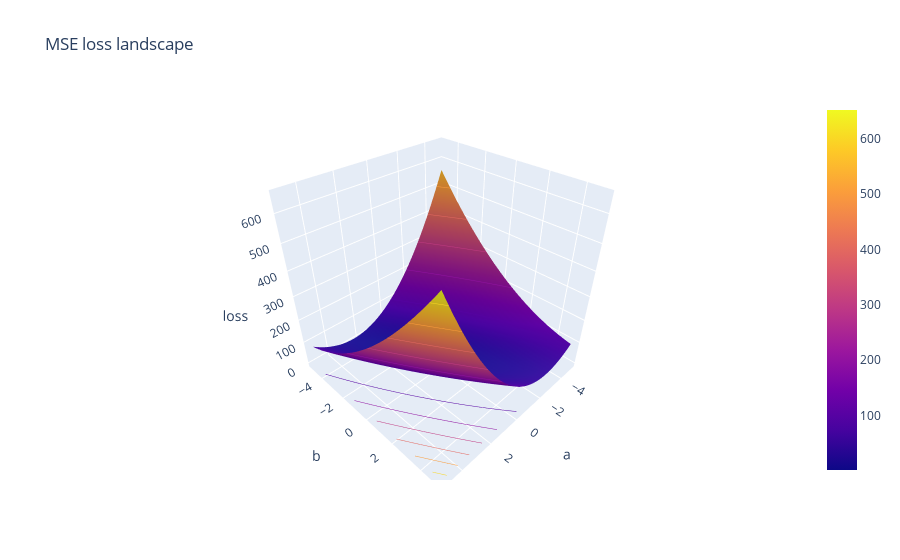

Notebook source saved alongside this figure:
### Code cell
# @title MSE loss landscape plot
fig = go.Figure(data=[go.Surface(z=mse_losses, x=a_range, y=b_range)])
fig.update_traces(contours_z=dict(show=True, usecolormap=True,
                                  highlightcolor="limegreen", project_z=True))
fig.update_layout(
    title="MSE loss landscape",
    scene = dict(
                xaxis_title='a',
                yaxis_title='b',
                zaxis_title='loss')
)


fig.show()

### Figure 1 — Plotly figure (JSON) as saved in the notebook; plotly's stock layout.template omitted (floating-point values rounded to 4 significant figures; data arrays with more than 128 entries replaced by an {"elided": "..."} marker saying what was removed)
{"data": [{"contours": {"z": {"highlightcolor": "limegreen", "project": {"z": true}, "show": true, "usecolormap": true}}, "type": "surface", "x": [-5, -4.8, -4.6, -4.4, -4.2, -4, -3.8, -3.6, -3.4, -3.2, -3, -2.8, -2.6, -2.4, -2.2, -2, -1.8, -1.6, -1.4, -1.2, -1, -0.8, -0.6, -0.4, -0.2, 0, 0.2, 0.4, 0.6, 0.8, 1, 1.2, 1.4, 1.6, 1.8, 2, 2.2, 2.4, 2.6, 2.8, 3, 3.2, 3.4, 3.6, 3.8, 4, 4.2, 4.4, 4.6, 4.8, 5], "y": [-5, -4.8, -4.6, -4.4, -4.2, -4, -3.8, -3.6, -3.4, -3.2, -3, -2.8, -2.6, -2.4, -2.2, -2, -1.8, -1.6, -1.4, -1.2, -1, -0.8, -0.6, -0.4, -0.2, 0, 0.2, 0.4, 0.6, 0.8, 1, 1.2, 1.4, 1.6, 1.8, 2, 2.2, 2.4, 2.6, 2.8, 3, 3.2, 3.4, 3.6, 3.8, 4, 4.2, 4.4, 4.6, 4.8, 5], "z": {"elided": "51x51 float values"}}], "layout": {"scene": {"xaxis": {"title": {"text": "a"}}, "yaxis": {"title": {"text": "b"}}, "zaxis": {"title": {"text": "loss"}}}, "title": {"text": "MSE loss landscape"}}}
